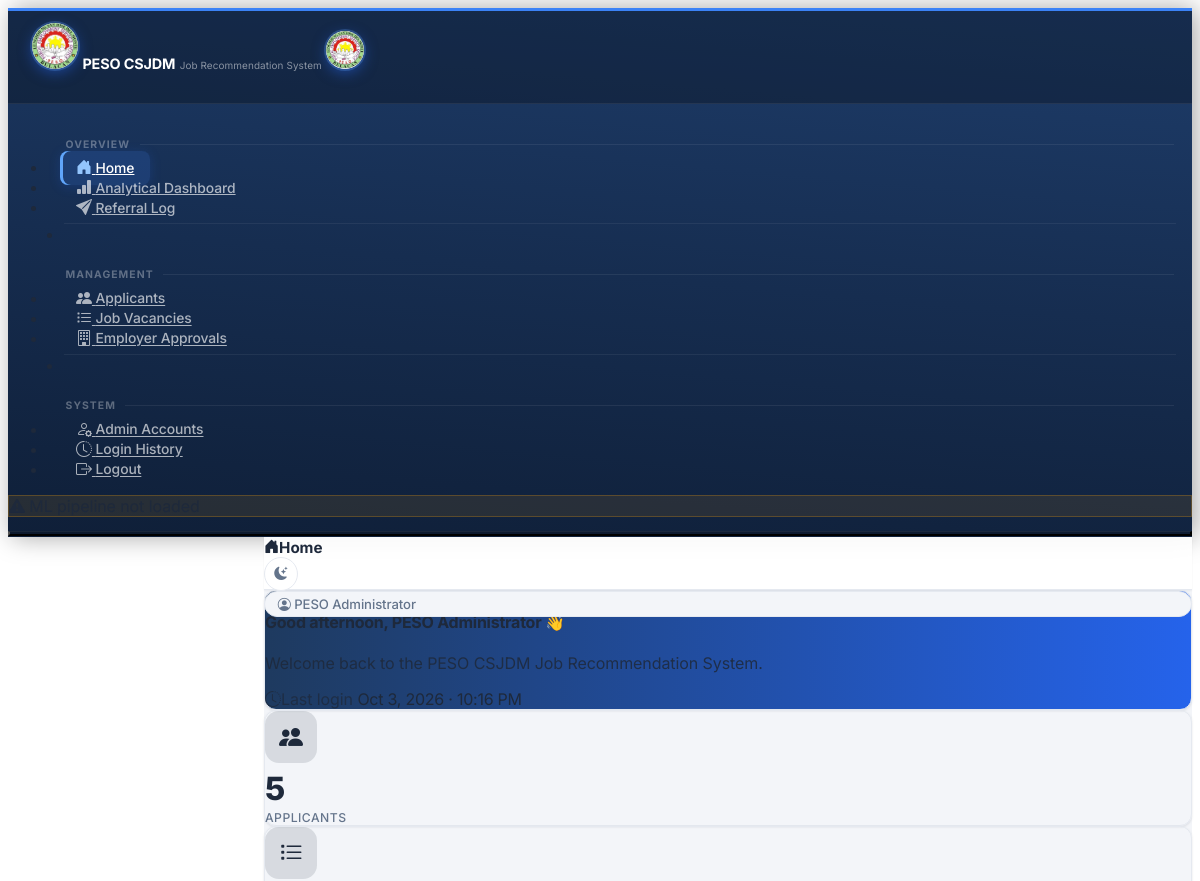
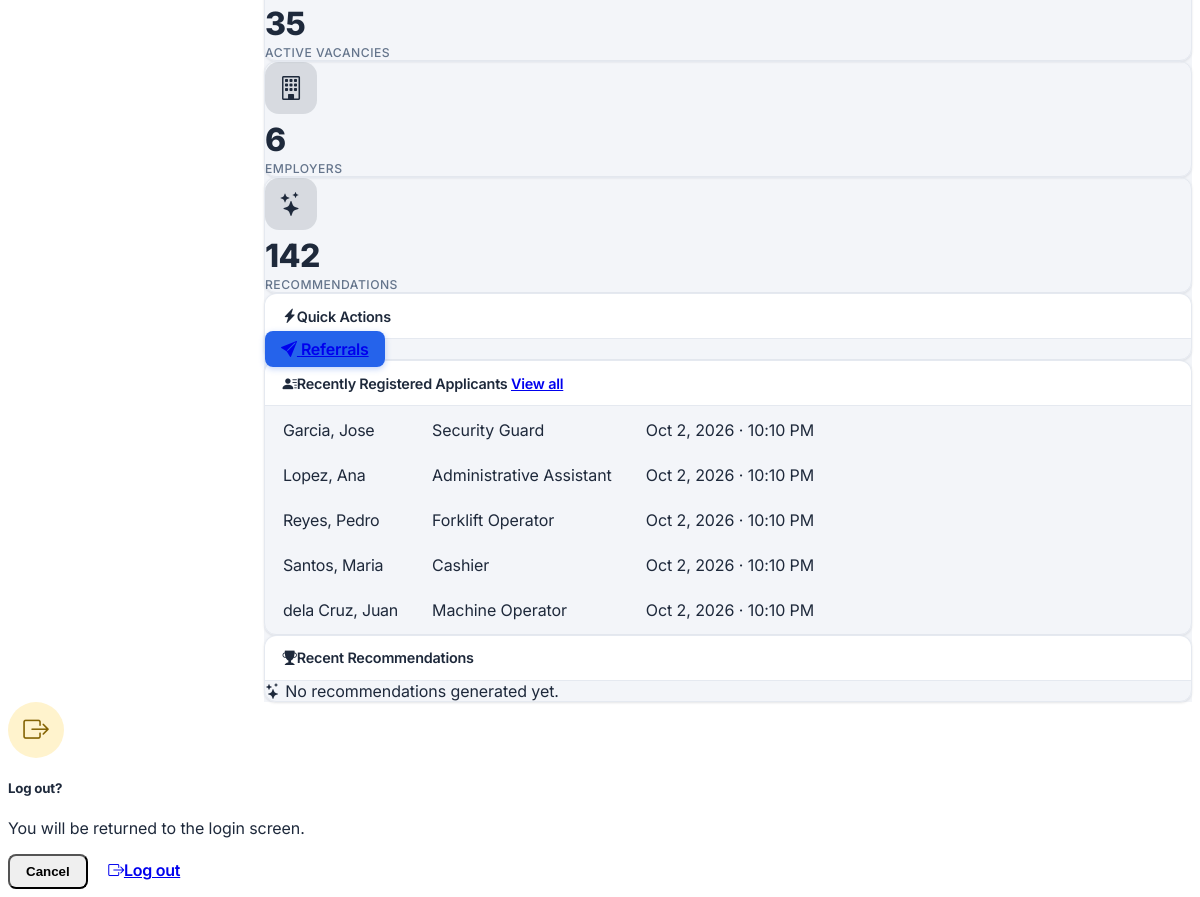
Page /home (signed in) on the committed database (2 pictures, top to bottom).
### tables this page shows
CREATE TABLE login_logs (
            id         INTEGER  PRIMARY KEY AUTOINCREMENT,
            user_id    INTEGER,
            username   TEXT,
            timestamp  DATETIME DEFAULT CURRENT_TIMESTAMP,
            ip_address TEXT,
            outcome    TEXT
        );

CREATE TABLE "applicants" (
                id                 INTEGER  PRIMARY KEY AUTOINCREMENT,
                first_name         TEXT     NOT NULL,
                last_name          TEXT     NOT NULL,
                sex                TEXT,
                age                INTEGER,
                barangay           TEXT,
                district           TEXT,
                employment_status  TEXT     DEFAULT 'Unemployed',
                is_pwd             INTEGER  DEFAULT 0,
                educ_level         TEXT     NOT NULL,
                preferred_position TEXT     NOT NULL,
                skills             TEXT     NOT NULL,
                work_experience    TEXT,
                user_id            INTEGER  REFERENCES users(id),
                created_at         DATETIME DEFAULT CURRENT_TIMESTAMP,
                is_archived        INTEGER  DEFAULT 0
            , birthdate DATE, contact_number TEXT, middle_name TEXT, suffix TEXT, civil_status TEXT, address_line TEXT, city TEXT, province TEXT, height_cm TEXT, religion TEXT, tin TEXT, landline TEXT, disability TEXT, is_4ps INTEGER DEFAULT 0, household_id TEXT, is_wodp INTEGER DEFAULT 0, is_dswd_foodstamp INTEGER DEFAULT 0, is_caregiver INTEGER DEFAULT 0, is_ofw INTEGER DEFAULT 0, ofw_country TEXT, is_former_ofw INTEGER DEFAULT 0, former_ofw_country TEXT, ofw_return_date TEXT, employed_type TEXT, unemployed_reason TEXT, job_search_months INTEGER, pref_work_local TEXT, pref_work_overseas TEXT, languages TEXT, education TEXT, trainings TEXT, eligibilities TEXT, work_history TEXT, other_skills TEXT, certified INTEGER DEFAULT 0, certified_at DATETIME);

### app.py (the view)
@app.route('/home')
@admin_required
def home():
    db = get_db()
    total_applicants = db.execute(
        'SELECT COUNT(*) FROM applicants WHERE is_archived=0'
    ).fetchone()[0]
    active_vacancies = db.execute(
        'SELECT COUNT(*) FROM job_vacancies WHERE is_active=1'
    ).fetchone()[0]
    total_employers = db.execute(
        'SELECT COUNT(*) FROM employers WHERE is_approved=1'
    ).fetchone()[0]
    total_recs = db.execute(
        'SELECT COUNT(*) FROM recommendations'
    ).fetchone()[0]
    total_referrals = db.execute(
        'SELECT COUNT(*) FROM referrals'
    ).fetchone()[0]
    pending_employers = db.execute(
        'SELECT COUNT(*) FROM employers WHERE is_approved=0'
    ).fetchone()[0]
    last_login_row = db.execute(
        "SELECT timestamp FROM login_logs "
        "WHERE user_id=? AND outcome='success' "
        "ORDER BY timestamp DESC LIMIT 1 OFFSET 1",
        (session['user_id'],)
    ).fetchone()
    last_login = last_login_row['timestamp'] if last_login_row else None
    recent_applicants = db.execute(
        'SELECT id, first_name, last_name, preferred_position, created_at '
        'FROM applicants WHERE is_archived=0 '
        'ORDER BY created_at DESC, id DESC LIMIT 5'
    ).fetchall()
    recent_referrals_rows = db.execute('''
        SELECT r.referred_at, r.status,
               a.first_name, a.last_name,
               jv.job_title, jv.employer_name
        FROM referrals r
        JOIN applicants a ON r.applicant_id=a.id
        JOIN job_vacancies jv ON r.vacancy_id=jv.id
        ORDER BY r.referred_at DESC LIMIT 5
    ''').fetchall()
    return render_template('home.html',
                           total_applicants=total_applicants,
                           active_vacancies=active_vacancies,
                           total_employers=total_employers,
                           total_recs=total_recs,
                           total_referrals=total_referrals,
                           pending_employers=pending_employers,
                           last_login=last_login,
                           recent_applicants=recent_applicants,
                           recent_referrals_rows=recent_referrals_rows)

### templates/home.html (shortened to what this page needs)
{% extends 'base.html' %}
{% block page_title %}<i class="bi bi-house-door-fill me-2"></i>Home{% endblock %}
{% block content %}
<div class="card shadow-sm mb-4 border-0 text-white"
     style="background:linear-gradient(90deg, var(--peso-dark), var(--peso-blue));">
  <div class="card-body d-flex flex-wrap align-items-center justify-content-between gap-2">
    <div>
      <h4 class="fw-bold mb-1">
        <span id="greeting">Welcome back</span>,
        {{ session.get('full_name', 'Staff') }} <span class="ms-1">👋</span>
      </h4>
      <p class="mb-0" style="opacity:.85;">
        Welcome back to the PESO CSJDM Job Recommendation System.
      </p>
    </div>
    <div class="text-md-end">
      {% if last_login %}
      <span class="small d-block" style="opacity:.75;">
        <i class="bi bi-clock-history me-1"></i>Last login
      </span>
      <span class="fw-semibold">{{ last_login | friendly_dt }}</span>
      {% else %}
      <span class="small" style="opacity:.85;">
        <i class="bi bi-clock-history me-1"></i>First time signing in — welcome!
      </span>
      {% endif %}
    </div>
  </div>
</div>
<div class="row g-3 mb-4">
  <div class="col-6 col-md-3">
    <div class="card stat-card border-primary h-100">
      <div class="card-body text-center">
        <div class="stat-icon text-primary"><i class="bi bi-people-fill"></i></div>
        <div class="stat-value">{{ '{:,}'.format(total_applicants) }}</div>
        <div class="stat-label">Applicants</div>
      </div>
    </div>
  </div>
  <div class="col-6 col-md-3">
    <div class="card stat-card border-success h-100">
      <div class="card-body text-center">
        <div class="stat-icon text-success"><i class="bi bi-list-task"></i></div>
        <div class="stat-value">{{ '{:,}'.format(active_vacancies) }}</div>
        <div class="stat-label">Active Vacancies</div>
      </div>
    </div>
  </div>
  <div class="col-6 col-md-3">
    <div class="card stat-card border-warning h-100">
      <div class="card-body text-center">
        <div class="stat-icon text-warning"><i class="bi bi-building"></i></div>
        <div class="stat-value">{{ '{:,}'.format(total_employers) }}</div>
        <div class="stat-label">Employers</div>
      </div>
    </div>
  </div>
  <div class="col-6 col-md-3">
    <div class="card stat-card border-info h-100">
      <div class="card-body text-center">
        <div class="stat-icon text-info"><i class="bi bi-stars"></i></div>
        <div class="stat-value">{{ '{:,}'.format(total_recs) }}</div>
        <div class="stat-label">Recommendations</div>
      </div>
    </div>
  </div>
</div>
<div class="card shadow-sm mb-4">
  <div class="card-header fw-semibold">
    <i class="bi bi-lightning-charge-fill me-2 text-primary"></i>Quick Actions
  </div>
  <div class="card-body">
    <div class="row g-3">
      <div class="col-6 col-lg-3">
        <a href="{{ url_for('referrals_list') }}"
           class="btn btn-primary w-100 py-3 d-flex flex-column align-items-center gap-1">
          <i class="bi bi-send-fill fs-4"></i>
          <span class="fw-semibold">Referrals</span>
        </a>
      </div>
    </div>
  </div>
</div>
<div class="row g-4">
  <div class="col-lg-6">
    <div class="card shadow-sm h-100">
      <div class="card-header fw-semibold d-flex align-items-center justify-content-between">
        <span><i class="bi bi-person-lines-fill me-2 text-primary"></i>Recently Registered Applicants</span>
        <a href="{{ url_for('applicants_list') }}" class="small text-decoration-none">View all</a>
      </div>
      <div class="card-body p-0">
        {% if recent_applicants %}
        <table class="table table-hover mb-0">
          <tbody>
            {% for ap in recent_applicants %}
            <tr>
              <td class="fw-semibold">{{ ap.last_name }}, {{ ap.first_name }}</td>
              <td class="text-muted">{{ ap.preferred_position }}</td>
              <td class="text-end text-muted small">{{ ap.created_at | friendly_dt }}</td>
            </tr>
            {% endfor %}
          </tbody>
        </table>
        {% else %}
        <div class="text-center text-muted py-5">
          <i class="bi bi-inbox fs-3 d-block mb-2 opacity-50"></i>
          No applicants registered yet.
        </div>
        {% endif %}
      </div>
    </div>
  </div>
  <div class="col-lg-6">
    <div class="card shadow-sm h-100">
      <div class="card-header fw-semibold d-flex align-items-center justify-content-between">
        <span><i class="bi bi-trophy-fill me-2 text-success"></i>Recent Recommendations</span>
      </div>
      <div class="card-body p-0">
        {% if recent_recs %}
        <table class="table table-hover mb-0">
          <tbody>
            {% for r in recent_recs %}
            <tr>
              <td class="fw-semibold">{{ r.first_name }} {{ r.last_name }}</td>
              <td>
                <i class="bi bi-arrow-right-short text-muted"></i>
                {{ r.job_title }}
                <span class="text-muted small">({{ r.employer_name }})</span>
              </td>
              <td class="text-end">
                <span class="badge bg-success-subtle text-success-emphasis">
                  {{ (r.suitability_score * 100) | round(0) | int }}%
                </span>
              </td>
            </tr>
            {% endfor %}
          </tbody>
        </table>
        {% else %}
        <div class="text-center text-muted py-5">
          <i class="bi bi-stars fs-3 d-block mb-2 opacity-50"></i>
          No recommendations generated yet.
        </div>
        {% endif %}
      </div>
    </div>
  </div>
</div>
{% endblock %}

### templates/base.html (shortened to what this page needs)
<!DOCTYPE html>
<html lang="en">
<head>
  <link rel="stylesheet" href="https://cdn.jsdelivr.net/npm/@coreui/coreui@5/dist/css/coreui.min.css" />
  <link rel="stylesheet" href="https://cdn.jsdelivr.net/npm/bootstrap-icons@1.11.3/font/bootstrap-icons.min.css" />
  <link rel="stylesheet" href="{{ url_for('static', filename='css/custom.css') }}" />
</head>
<body>
<div class="sidebar sidebar-dark sidebar-fixed hide" id="sidebar">
  <div class="sidebar-brand">
    <span class="sidebar-brand-full d-flex align-items-center gap-2">
      <span class="sb-icon-badge">
        <img src="{{ url_for('static', filename='img/peso_logo.png') }}" alt="PESO CSJDM" />
      </span>
      <span>
        <span class="sb-brand-name d-block">PESO CSJDM</span>
        <span class="sb-brand-sub">Job Recommendation System</span>
      </span>
    </span>
    <span class="sidebar-brand-narrow">
      <span class="sb-icon-badge" style="width:38px;height:38px;">
        <img src="{{ url_for('static', filename='img/peso_logo.png') }}" alt="PESO CSJDM" />
      </span>
    </span>
  </div>
  <ul class="sidebar-nav">
    <li class="nav-title">Overview</li>
    <li class="nav-item">
      <a class="nav-link {% if request.endpoint == 'home' %}active{% endif %}"
         href="{{ url_for('home') }}">
        <span class="nav-icon"><i class="bi bi-house-door-fill"></i></span>
        Home
      </a>
    </li>
    <li class="nav-item">
      <a class="nav-link {% if request.endpoint == 'analytics' %}active{% endif %}"
         href="{{ url_for('analytics') }}">
        <span class="nav-icon"><i class="bi bi-bar-chart-fill"></i></span>
        Analytical Dashboard
      </a>
    </li>
    <li class="nav-item">
      <a class="nav-link {% if request.endpoint == 'referrals_list' %}active{% endif %}"
         href="{{ url_for('referrals_list') }}">
        <span class="nav-icon"><i class="bi bi-send-fill"></i></span>
        Referral Log
      </a>
    </li>
    <li class="nav-divider"></li>
    <li class="nav-title">Management</li>
    <li class="nav-item">
      <a class="nav-link {% if 'applicant' in request.endpoint %}active{% endif %}"
         href="{{ url_for('applicants_list') }}">
        <span class="nav-icon"><i class="bi bi-people-fill"></i></span>
        Applicants
      </a>
    </li>
    <li class="nav-item">
      <a class="nav-link {% if 'vacanc' in request.endpoint %}active{% endif %}"
         href="{{ url_for('vacancies_list') }}">
        <span class="nav-icon"><i class="bi bi-list-task"></i></span>
        Job Vacancies
      </a>
    </li>
    {% if session_role == 'admin' %}
    <li class="nav-item">
      <a class="nav-link {% if 'admin_employer' in request.endpoint %}active{% endif %}"
         href="{{ url_for('admin_employers') }}">
        <span class="nav-icon"><i class="bi bi-building"></i></span>
        Employer Approvals
      </a>
    </li>
    {% endif %}
    <li class="nav-divider"></li>
    <li class="nav-title">System</li>
    {% if session_role == 'admin' %}
    <li class="nav-item">
      <a class="nav-link {% if request.endpoint in ['users_list','user_add','user_edit'] %}active{% endif %}"
         href="{{ url_for('users_list') }}">
        <span class="nav-icon"><i class="bi bi-person-gear"></i></span>
        Admin Accounts
      </a>
    </li>
    {% endif %}
    <li class="nav-item">
      <a class="nav-link {% if request.endpoint == 'login_history' %}active{% endif %}"
         href="{{ url_for('login_history') }}">
        <span class="nav-icon"><i class="bi bi-clock-history"></i></span>
        Login History
      </a>
    </li>
    <li class="nav-item">
      <a class="nav-link" href="#" data-coreui-toggle="modal" data-coreui-target="#logoutModal">
        <span class="nav-icon"><i class="bi bi-box-arrow-right"></i></span>
        Logout
      </a>
    </li>
  </ul>
  {% if not pipeline_loaded %}
  <div class="px-3 pb-3">
    <div class="sidebar-pipeline-warn rounded px-3 py-2 small d-flex align-items-center gap-2">
      <i class="bi bi-exclamation-triangle-fill text-warning"></i>
      <span class="text-warning">ML pipeline not loaded</span>
    </div>
  </div>
  {% endif %}
  <button class="sidebar-toggler" type="button"
          data-coreui-toggle="unfoldable"
          aria-label="Toggle sidebar width"></button>
</div>
<div class="wrapper d-flex flex-column min-vh-100">
  <header class="header header-sticky p-0">
    <div class="container-fluid border-bottom px-4 d-flex align-items-center gap-3"
         style="height:52px;">
      <span class="topbar-page-title">{% block page_title %}{% endblock %}</span>
      <div class="ms-auto d-flex align-items-center gap-2">
        <button type="button" class="theme-toggle-btn" aria-label="Toggle dark mode" title="Toggle dark mode">
          <i class="bi bi-moon-stars-fill"></i>
        </button>
        <div class="topbar-user">
          <i class="bi bi-person-circle me-1"></i>
          {{ session.get('full_name', 'Admin') }}
        </div>
      </div>
    </div>
  </header>
  <div class="body flex-grow-1">
    <div class="container-fluid px-4 pt-3 pb-4">
      {% block content %}{% endblock %}
    </div>
  </div>
</div>
<div class="modal fade" id="logoutModal" tabindex="-1" aria-labelledby="logoutModalLabel" aria-hidden="true">
  <div class="modal-dialog modal-dialog-centered" style="max-width:380px;">
    <div class="modal-content border-0 shadow">
      <div class="modal-body text-center px-4 pt-4 pb-3">
        <div class="mb-3">
          <span style="display:inline-flex;align-items:center;justify-content:center;
                       width:56px;height:56px;border-radius:50%;background:#fff3cd;">
            <i class="bi bi-box-arrow-right" style="font-size:1.6rem;color:#856404;"></i>
          </span>
        </div>
        <h5 class="fw-bold mb-1">Log out?</h5>
        <p class="text-muted small mb-0">You will be returned to the login screen.</p>
      </div>
      <div class="modal-footer border-0 justify-content-center gap-2 pb-4">
        <button type="button" class="btn btn-outline-secondary px-4"
                data-coreui-dismiss="modal">Cancel</button>
        <a href="{{ url_for('logout') }}" class="btn btn-danger px-4 fw-semibold">
          <i class="bi bi-box-arrow-right me-1"></i>Log out
        </a>
      </div>
    </div>
  </div>
</div>
</body>
</html>

### rows in the picture
login_logs: timestamp "Oct 3, 2026 · 10:16 PM"
applicants: last_name "Garcia", first_name "Jose", preferred_position "Security Guard", created_at|friendly_dt "Oct 2, 2026 · 10:10 PM"
applicants: last_name "Lopez", first_name "Ana", preferred_position "Administrative Assistant", created_at|friendly_dt "Oct 2, 2026 · 10:10 PM"
applicants: last_name "Reyes", first_name "Pedro", preferred_position "Forklift Operator", created_at|friendly_dt "Oct 2, 2026 · 10:10 PM"
applicants: last_name "Santos", first_name "Maria", preferred_position "Cashier", created_at|friendly_dt "Oct 2, 2026 · 10:10 PM"
applicants: last_name "dela Cruz", first_name "Juan", preferred_position "Machine Operator", created_at|friendly_dt "Oct 2, 2026 · 10:10 PM"

### other values in the picture
{{ session.get('full_name', 'Admin') }} "PESO Administrator"
{{ session.get('full_name', 'Staff') }} "PESO Administrator"
{{ '{:,}'.format(total_applicants) }} "5"
{{ '{:,}'.format(active_vacancies) }} "35"
{{ '{:,}'.format(total_employers) }} "6"
{{ '{:,}'.format(total_recs) }} "142"
